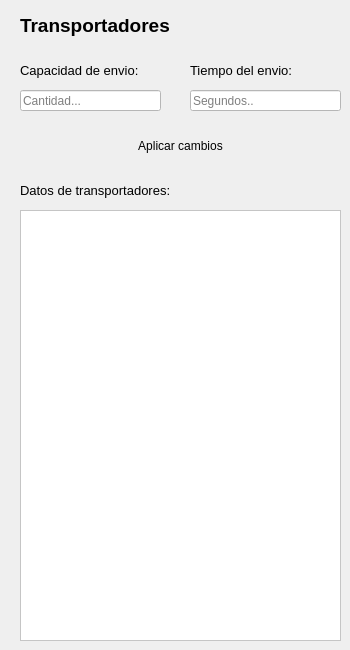
     <widget class="QWidget" name="page_2">
      <widget class="QLabel" name="label_73">
       <property name="geometry">
        <rect>
         <x>20</x>
         <y>10</y>
         <width>171</width>
         <height>31</height>
        </rect>
       </property>
       <property name="font">
        <font>
         <pointsize>14</pointsize>
         <weight>75</weight>
         <bold>true</bold>
        </font>
       </property>
       <property name="text">
        <string>Transportadores</string>
       </property>
      </widget>
      <widget class="QLineEdit" name="leTransDelay">
       <property name="geometry">
        <rect>
         <x>190</x>
         <y>90</y>
         <width>151</width>
         <height>21</height>
        </rect>
       </property>
       <property name="styleSheet">
        <string notr="true">background-color: rgb(255, 255, 255);
color: rgb(0, 0, 0);</string>
       </property>
       <property name="inputMask">
        <string/>
       </property>
       <property name="maxLength">
        <number>10</number>
       </property>
       <property name="placeholderText">
        <string>Segundos..</string>
       </property>
      </widget>
      <widget class="QLabel" name="label_89">
       <property name="geometry">
        <rect>
         <x>20</x>
         <y>60</y>
         <width>141</width>
         <height>21</height>
        </rect>
       </property>
       <property name="font">
        <font>
         <pointsize>10</pointsize>
         <weight>50</weight>
         <bold>false</bold>
        </font>
       </property>
       <property name="text">
        <string>Capacidad de envio:</string>
       </property>
      </widget>
      <widget class="QLineEdit" name="leTransCapacity">
       <property name="geometry">
        <rect>
         <x>20</x>
         <y>90</y>
         <width>141</width>
         <height>21</height>
        </rect>
       </property>
       <property name="styleSheet">
        <string notr="true">background-color: rgb(255, 255, 255);
color: rgb(0, 0, 0);</string>
       </property>
       <property name="inputMask">
        <string/>
       </property>
       <property name="maxLength">
        <number>10</number>
       </property>
       <property name="placeholderText">
        <string>Cantidad...</string>
       </property>
      </widget>
      <widget class="QLabel" name="label_76">
       <property name="geometry">
        <rect>
         <x>190</x>
         <y>60</y>
         <width>131</width>
         <height>21</height>
        </rect>
       </property>
       <property name="font">
        <font>
         <pointsize>10</pointsize>
         <weight>50</weight>
         <bold>false</bold>
        </font>
       </property>
       <property name="text">
        <string>Tiempo del envio:</string>
       </property>
      </widget>
      <widget class="QPushButton" name="btnTranApply">
       <property name="geometry">
        <rect>
         <x>20</x>
         <y>130</y>
         <width>321</width>
         <height>31</height>
        </rect>
       </property>
       <property name="cursor">
        <cursorShape>PointingHandCursor</cursorShape>
       </property>
       <property name="autoFillBackground">
        <bool>false</bool>
       </property>
       <property name="styleSheet">
        <string notr="true">background-color: rgb(40, 49, 73);
selection-color: rgb(40, 49, 73);</string>
       </property>
       <property name="text">
        <string>Aplicar cambios</string>
       </property>
       <property name="autoDefault">
        <bool>false</bool>
       </property>
       <property name="default">
        <bool>true</bool>
       </property>
       <property name="flat">
        <bool>true</bool>
       </property>
      </widget>
      <widget class="QLabel" name="label_98">
       <property name="geometry">
        <rect>
         <x>20</x>
         <y>180</y>
         <width>171</width>
         <height>21</height>
        </rect>
       </property>
       <property name="font">
        <font>
         <pointsize>10</pointsize>
         <weight>50</weight>
         <bold>false</bold>
        </font>
       </property>
       <property name="text">
        <string>Datos de transportadores:</string>
       </property>
      </widget>
      <widget class="QPlainTextEdit" name="teTrans">
       <property name="geometry">
        <rect>
         <x>20</x>
         <y>210</y>
         <width>321</width>
         <height>431</height>
        </rect>
       </property>
       <property name="cursor" stdset="0">
        <cursorShape>PointingHandCursor</cursorShape>
       </property>
       <property name="autoFillBackground">
        <bool>false</bool>
       </property>
       <property name="styleSheet">
        <string notr="true">background-color: rgb(255, 255, 255);
color: rgb(0, 0, 0);</string>
       </property>
       <property name="readOnly">
        <bool>true</bool>
       </property>
      </widget>
     </widget>
